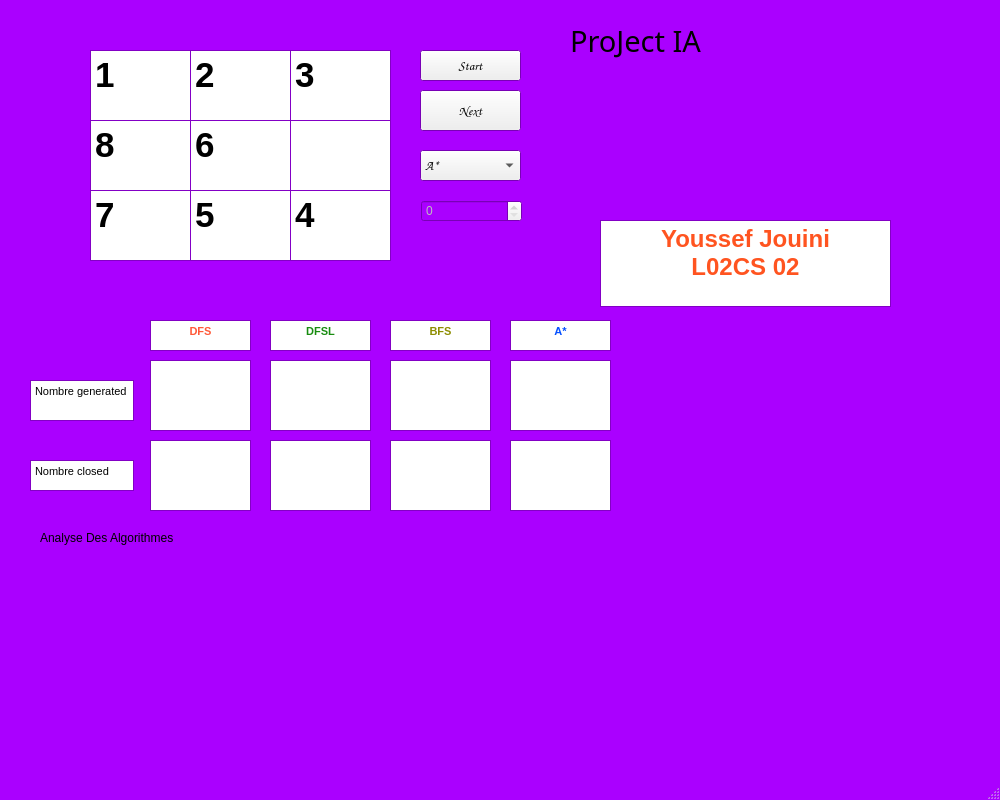
<?xml version="1.0" encoding="UTF-8"?>
<ui version="4.0">
 <class>MainWindow</class>
 <widget class="QMainWindow" name="MainWindow">
  <property name="geometry">
   <rect>
    <x>0</x>
    <y>0</y>
    <width>1000</width>
    <height>800</height>
   </rect>
  </property>
  <property name="palette">
   <palette>
    <active>
     <colorrole role="Base">
      <brush brushstyle="SolidPattern">
       <color alpha="255">
        <red>255</red>
        <green>255</green>
        <blue>255</blue>
       </color>
      </brush>
     </colorrole>
     <colorrole role="Window">
      <brush brushstyle="SolidPattern">
       <color alpha="255">
        <red>170</red>
        <green>0</green>
        <blue>255</blue>
       </color>
      </brush>
     </colorrole>
    </active>
    <inactive>
     <colorrole role="Base">
      <brush brushstyle="SolidPattern">
       <color alpha="255">
        <red>255</red>
        <green>255</green>
        <blue>255</blue>
       </color>
      </brush>
     </colorrole>
     <colorrole role="Window">
      <brush brushstyle="SolidPattern">
       <color alpha="255">
        <red>170</red>
        <green>0</green>
        <blue>255</blue>
       </color>
      </brush>
     </colorrole>
    </inactive>
    <disabled>
     <colorrole role="Base">
      <brush brushstyle="SolidPattern">
       <color alpha="255">
        <red>170</red>
        <green>0</green>
        <blue>255</blue>
       </color>
      </brush>
     </colorrole>
     <colorrole role="Window">
      <brush brushstyle="SolidPattern">
       <color alpha="255">
        <red>170</red>
        <green>0</green>
        <blue>255</blue>
       </color>
      </brush>
     </colorrole>
    </disabled>
   </palette>
  </property>
  <property name="windowTitle">
   <string>MainWindow</string>
  </property>
  <property name="autoFillBackground">
   <bool>false</bool>
  </property>
  <widget class="QWidget" name="centralwidget">
   <widget class="QPushButton" name="btn1">
    <property name="geometry">
     <rect>
      <x>420</x>
      <y>90</y>
      <width>101</width>
      <height>41</height>
     </rect>
    </property>
    <property name="font">
     <font>
      <family>Comic Sans MS</family>
      <pointsize>10</pointsize>
      <weight>75</weight>
      <italic>true</italic>
      <bold>true</bold>
     </font>
    </property>
    <property name="text">
     <string>Next</string>
    </property>
   </widget>
   <widget class="QTextEdit" name="textEdit">
    <property name="geometry">
     <rect>
      <x>30</x>
      <y>380</y>
      <width>104</width>
      <height>41</height>
     </rect>
    </property>
    <property name="html">
     <string>&lt;!DOCTYPE HTML PUBLIC &quot;-//W3C//DTD HTML 4.0//EN&quot; &quot;http://www.w3.org/TR/REC-html40/strict.dtd&quot;&gt;
&lt;html&gt;&lt;head&gt;&lt;meta name=&quot;qrichtext&quot; content=&quot;1&quot; /&gt;&lt;style type=&quot;text/css&quot;&gt;
p, li { white-space: pre-wrap; }
&lt;/style&gt;&lt;/head&gt;&lt;body style=&quot; font-family:'MS Shell Dlg 2'; font-size:7.8pt; font-weight:400; font-style:normal;&quot;&gt;
&lt;p style=&quot; margin-top:0px; margin-bottom:0px; margin-left:0px; margin-right:0px; -qt-block-indent:0; text-indent:0px;&quot;&gt;&lt;span style=&quot; font-size:8.25pt;&quot;&gt;Nombre generated&lt;/span&gt;&lt;/p&gt;&lt;/body&gt;&lt;/html&gt;</string>
    </property>
   </widget>
   <widget class="QTextEdit" name="textEdit_2">
    <property name="geometry">
     <rect>
      <x>30</x>
      <y>460</y>
      <width>104</width>
      <height>31</height>
     </rect>
    </property>
    <property name="html">
     <string>&lt;!DOCTYPE HTML PUBLIC &quot;-//W3C//DTD HTML 4.0//EN&quot; &quot;http://www.w3.org/TR/REC-html40/strict.dtd&quot;&gt;
&lt;html&gt;&lt;head&gt;&lt;meta name=&quot;qrichtext&quot; content=&quot;1&quot; /&gt;&lt;style type=&quot;text/css&quot;&gt;
p, li { white-space: pre-wrap; }
&lt;/style&gt;&lt;/head&gt;&lt;body style=&quot; font-family:'MS Shell Dlg 2'; font-size:7.8pt; font-weight:400; font-style:normal;&quot;&gt;
&lt;p style=&quot; margin-top:0px; margin-bottom:0px; margin-left:0px; margin-right:0px; -qt-block-indent:0; text-indent:0px;&quot;&gt;&lt;span style=&quot; font-size:8.25pt;&quot;&gt;Nombre closed&lt;/span&gt;&lt;/p&gt;&lt;/body&gt;&lt;/html&gt;</string>
    </property>
   </widget>
   <widget class="QTextEdit" name="textEdit_3">
    <property name="geometry">
     <rect>
      <x>150</x>
      <y>320</y>
      <width>101</width>
      <height>31</height>
     </rect>
    </property>
    <property name="html">
     <string>&lt;!DOCTYPE HTML PUBLIC &quot;-//W3C//DTD HTML 4.0//EN&quot; &quot;http://www.w3.org/TR/REC-html40/strict.dtd&quot;&gt;
&lt;html&gt;&lt;head&gt;&lt;meta name=&quot;qrichtext&quot; content=&quot;1&quot; /&gt;&lt;style type=&quot;text/css&quot;&gt;
p, li { white-space: pre-wrap; }
&lt;/style&gt;&lt;/head&gt;&lt;body style=&quot; font-family:'MS Shell Dlg 2'; font-size:7.8pt; font-weight:400; font-style:normal;&quot;&gt;
&lt;p align=&quot;center&quot; style=&quot; margin-top:0px; margin-bottom:0px; margin-left:0px; margin-right:0px; -qt-block-indent:0; text-indent:0px;&quot;&gt;&lt;span style=&quot; font-size:8.25pt; font-weight:600; color:#ff5938;&quot;&gt;DFS&lt;/span&gt;&lt;/p&gt;&lt;/body&gt;&lt;/html&gt;</string>
    </property>
   </widget>
   <widget class="QTextEdit" name="textEdit_4">
    <property name="geometry">
     <rect>
      <x>270</x>
      <y>320</y>
      <width>101</width>
      <height>31</height>
     </rect>
    </property>
    <property name="html">
     <string>&lt;!DOCTYPE HTML PUBLIC &quot;-//W3C//DTD HTML 4.0//EN&quot; &quot;http://www.w3.org/TR/REC-html40/strict.dtd&quot;&gt;
&lt;html&gt;&lt;head&gt;&lt;meta name=&quot;qrichtext&quot; content=&quot;1&quot; /&gt;&lt;style type=&quot;text/css&quot;&gt;
p, li { white-space: pre-wrap; }
&lt;/style&gt;&lt;/head&gt;&lt;body style=&quot; font-family:'MS Shell Dlg 2'; font-size:7.8pt; font-weight:400; font-style:normal;&quot;&gt;
&lt;p align=&quot;center&quot; style=&quot; margin-top:0px; margin-bottom:0px; margin-left:0px; margin-right:0px; -qt-block-indent:0; text-indent:0px;&quot;&gt;&lt;span style=&quot; font-size:8.25pt; font-weight:600; color:#188c10;&quot;&gt;DFSL&lt;/span&gt;&lt;/p&gt;&lt;/body&gt;&lt;/html&gt;</string>
    </property>
   </widget>
   <widget class="QTextEdit" name="textEdit_5">
    <property name="geometry">
     <rect>
      <x>390</x>
      <y>320</y>
      <width>101</width>
      <height>31</height>
     </rect>
    </property>
    <property name="html">
     <string>&lt;!DOCTYPE HTML PUBLIC &quot;-//W3C//DTD HTML 4.0//EN&quot; &quot;http://www.w3.org/TR/REC-html40/strict.dtd&quot;&gt;
&lt;html&gt;&lt;head&gt;&lt;meta name=&quot;qrichtext&quot; content=&quot;1&quot; /&gt;&lt;style type=&quot;text/css&quot;&gt;
p, li { white-space: pre-wrap; }
&lt;/style&gt;&lt;/head&gt;&lt;body style=&quot; font-family:'MS Shell Dlg 2'; font-size:7.8pt; font-weight:400; font-style:normal;&quot;&gt;
&lt;p align=&quot;center&quot; style=&quot; margin-top:0px; margin-bottom:0px; margin-left:0px; margin-right:0px; -qt-block-indent:0; text-indent:0px;&quot;&gt;&lt;span style=&quot; font-size:8.25pt; font-weight:600; color:#8d8d00;&quot;&gt;BFS&lt;/span&gt;&lt;/p&gt;&lt;/body&gt;&lt;/html&gt;</string>
    </property>
   </widget>
   <widget class="QTextEdit" name="textEdit_6">
    <property name="geometry">
     <rect>
      <x>510</x>
      <y>320</y>
      <width>101</width>
      <height>31</height>
     </rect>
    </property>
    <property name="html">
     <string>&lt;!DOCTYPE HTML PUBLIC &quot;-//W3C//DTD HTML 4.0//EN&quot; &quot;http://www.w3.org/TR/REC-html40/strict.dtd&quot;&gt;
&lt;html&gt;&lt;head&gt;&lt;meta name=&quot;qrichtext&quot; content=&quot;1&quot; /&gt;&lt;style type=&quot;text/css&quot;&gt;
p, li { white-space: pre-wrap; }
&lt;/style&gt;&lt;/head&gt;&lt;body style=&quot; font-family:'MS Shell Dlg 2'; font-size:7.8pt; font-weight:400; font-style:normal;&quot;&gt;
&lt;p align=&quot;center&quot; style=&quot; margin-top:0px; margin-bottom:0px; margin-left:0px; margin-right:0px; -qt-block-indent:0; text-indent:0px;&quot;&gt;&lt;span style=&quot; font-size:8.25pt; font-weight:600; color:#0550ff;&quot;&gt;A*&lt;/span&gt;&lt;/p&gt;&lt;/body&gt;&lt;/html&gt;</string>
    </property>
   </widget>
   <widget class="QComboBox" name="comboBox">
    <property name="geometry">
     <rect>
      <x>420</x>
      <y>150</y>
      <width>101</width>
      <height>31</height>
     </rect>
    </property>
    <property name="baseSize">
     <size>
      <width>5</width>
      <height>5</height>
     </size>
    </property>
    <property name="font">
     <font>
      <family>Comic Sans MS</family>
      <pointsize>10</pointsize>
      <weight>75</weight>
      <italic>true</italic>
      <bold>true</bold>
     </font>
    </property>
    <property name="cursor">
     <cursorShape>UpArrowCursor</cursorShape>
    </property>
    <property name="currentText">
     <string>A*</string>
    </property>
    <item>
     <property name="text">
      <string>A*</string>
     </property>
    </item>
    <item>
     <property name="text">
      <string>DFS</string>
     </property>
    </item>
    <item>
     <property name="text">
      <string>DFSL</string>
     </property>
    </item>
    <item>
     <property name="text">
      <string>BFS</string>
     </property>
    </item>
   </widget>
   <widget class="QPushButton" name="btn2">
    <property name="geometry">
     <rect>
      <x>420</x>
      <y>50</y>
      <width>101</width>
      <height>31</height>
     </rect>
    </property>
    <property name="font">
     <font>
      <family>Comic Sans MS</family>
      <pointsize>10</pointsize>
      <weight>75</weight>
      <italic>true</italic>
      <bold>true</bold>
     </font>
    </property>
    <property name="text">
     <string>Start</string>
    </property>
   </widget>
   <widget class="QLabel" name="label">
    <property name="geometry">
     <rect>
      <x>570</x>
      <y>20</y>
      <width>241</width>
      <height>41</height>
     </rect>
    </property>
    <property name="font">
     <font>
      <family>Algerian</family>
      <pointsize>22</pointsize>
      <italic>false</italic>
     </font>
    </property>
    <property name="text">
     <string>ProJect IA</string>
    </property>
   </widget>
   <widget class="QTextBrowser" name="col00">
    <property name="geometry">
     <rect>
      <x>90</x>
      <y>50</y>
      <width>101</width>
      <height>71</height>
     </rect>
    </property>
    <property name="font">
     <font>
      <pointsize>26</pointsize>
      <weight>75</weight>
      <bold>true</bold>
     </font>
    </property>
    <property name="html">
     <string>&lt;!DOCTYPE HTML PUBLIC &quot;-//W3C//DTD HTML 4.0//EN&quot; &quot;http://www.w3.org/TR/REC-html40/strict.dtd&quot;&gt;
&lt;html&gt;&lt;head&gt;&lt;meta name=&quot;qrichtext&quot; content=&quot;1&quot; /&gt;&lt;style type=&quot;text/css&quot;&gt;
p, li { white-space: pre-wrap; }
&lt;/style&gt;&lt;/head&gt;&lt;body style=&quot; font-family:'MS Shell Dlg 2'; font-size:26pt; font-weight:600; font-style:normal;&quot;&gt;
&lt;p style=&quot; margin-top:0px; margin-bottom:0px; margin-left:0px; margin-right:0px; -qt-block-indent:0; text-indent:0px;&quot;&gt;1&lt;/p&gt;&lt;/body&gt;&lt;/html&gt;</string>
    </property>
   </widget>
   <widget class="QTextBrowser" name="col01">
    <property name="geometry">
     <rect>
      <x>190</x>
      <y>50</y>
      <width>101</width>
      <height>71</height>
     </rect>
    </property>
    <property name="font">
     <font>
      <pointsize>26</pointsize>
      <weight>75</weight>
      <bold>true</bold>
     </font>
    </property>
    <property name="html">
     <string>&lt;!DOCTYPE HTML PUBLIC &quot;-//W3C//DTD HTML 4.0//EN&quot; &quot;http://www.w3.org/TR/REC-html40/strict.dtd&quot;&gt;
&lt;html&gt;&lt;head&gt;&lt;meta name=&quot;qrichtext&quot; content=&quot;1&quot; /&gt;&lt;style type=&quot;text/css&quot;&gt;
p, li { white-space: pre-wrap; }
&lt;/style&gt;&lt;/head&gt;&lt;body style=&quot; font-family:'MS Shell Dlg 2'; font-size:26pt; font-weight:600; font-style:normal;&quot;&gt;
&lt;p style=&quot; margin-top:0px; margin-bottom:0px; margin-left:0px; margin-right:0px; -qt-block-indent:0; text-indent:0px;&quot;&gt;2&lt;/p&gt;&lt;/body&gt;&lt;/html&gt;</string>
    </property>
   </widget>
   <widget class="QTextBrowser" name="col02">
    <property name="geometry">
     <rect>
      <x>290</x>
      <y>50</y>
      <width>101</width>
      <height>71</height>
     </rect>
    </property>
    <property name="font">
     <font>
      <pointsize>26</pointsize>
      <weight>75</weight>
      <bold>true</bold>
     </font>
    </property>
    <property name="html">
     <string>&lt;!DOCTYPE HTML PUBLIC &quot;-//W3C//DTD HTML 4.0//EN&quot; &quot;http://www.w3.org/TR/REC-html40/strict.dtd&quot;&gt;
&lt;html&gt;&lt;head&gt;&lt;meta name=&quot;qrichtext&quot; content=&quot;1&quot; /&gt;&lt;style type=&quot;text/css&quot;&gt;
p, li { white-space: pre-wrap; }
&lt;/style&gt;&lt;/head&gt;&lt;body style=&quot; font-family:'MS Shell Dlg 2'; font-size:26pt; font-weight:600; font-style:normal;&quot;&gt;
&lt;p style=&quot; margin-top:0px; margin-bottom:0px; margin-left:0px; margin-right:0px; -qt-block-indent:0; text-indent:0px;&quot;&gt;3&lt;/p&gt;&lt;/body&gt;&lt;/html&gt;</string>
    </property>
   </widget>
   <widget class="QTextBrowser" name="col11">
    <property name="geometry">
     <rect>
      <x>190</x>
      <y>120</y>
      <width>101</width>
      <height>71</height>
     </rect>
    </property>
    <property name="font">
     <font>
      <pointsize>26</pointsize>
      <weight>75</weight>
      <bold>true</bold>
     </font>
    </property>
    <property name="html">
     <string>&lt;!DOCTYPE HTML PUBLIC &quot;-//W3C//DTD HTML 4.0//EN&quot; &quot;http://www.w3.org/TR/REC-html40/strict.dtd&quot;&gt;
&lt;html&gt;&lt;head&gt;&lt;meta name=&quot;qrichtext&quot; content=&quot;1&quot; /&gt;&lt;style type=&quot;text/css&quot;&gt;
p, li { white-space: pre-wrap; }
&lt;/style&gt;&lt;/head&gt;&lt;body style=&quot; font-family:'MS Shell Dlg 2'; font-size:26pt; font-weight:600; font-style:normal;&quot;&gt;
&lt;p style=&quot; margin-top:0px; margin-bottom:0px; margin-left:0px; margin-right:0px; -qt-block-indent:0; text-indent:0px;&quot;&gt;6&lt;/p&gt;&lt;/body&gt;&lt;/html&gt;</string>
    </property>
   </widget>
   <widget class="QTextBrowser" name="col12">
    <property name="geometry">
     <rect>
      <x>290</x>
      <y>120</y>
      <width>101</width>
      <height>71</height>
     </rect>
    </property>
    <property name="font">
     <font>
      <pointsize>26</pointsize>
      <weight>75</weight>
      <bold>true</bold>
     </font>
    </property>
    <property name="html">
     <string>&lt;!DOCTYPE HTML PUBLIC &quot;-//W3C//DTD HTML 4.0//EN&quot; &quot;http://www.w3.org/TR/REC-html40/strict.dtd&quot;&gt;
&lt;html&gt;&lt;head&gt;&lt;meta name=&quot;qrichtext&quot; content=&quot;1&quot; /&gt;&lt;style type=&quot;text/css&quot;&gt;
p, li { white-space: pre-wrap; }
&lt;/style&gt;&lt;/head&gt;&lt;body style=&quot; font-family:'MS Shell Dlg 2'; font-size:26pt; font-weight:600; font-style:normal;&quot;&gt;
&lt;p style=&quot;-qt-paragraph-type:empty; margin-top:0px; margin-bottom:0px; margin-left:0px; margin-right:0px; -qt-block-indent:0; text-indent:0px;&quot;&gt;&lt;br /&gt;&lt;/p&gt;&lt;/body&gt;&lt;/html&gt;</string>
    </property>
   </widget>
   <widget class="QTextBrowser" name="col10">
    <property name="geometry">
     <rect>
      <x>90</x>
      <y>120</y>
      <width>101</width>
      <height>71</height>
     </rect>
    </property>
    <property name="font">
     <font>
      <pointsize>26</pointsize>
      <weight>75</weight>
      <bold>true</bold>
     </font>
    </property>
    <property name="html">
     <string>&lt;!DOCTYPE HTML PUBLIC &quot;-//W3C//DTD HTML 4.0//EN&quot; &quot;http://www.w3.org/TR/REC-html40/strict.dtd&quot;&gt;
&lt;html&gt;&lt;head&gt;&lt;meta name=&quot;qrichtext&quot; content=&quot;1&quot; /&gt;&lt;style type=&quot;text/css&quot;&gt;
p, li { white-space: pre-wrap; }
&lt;/style&gt;&lt;/head&gt;&lt;body style=&quot; font-family:'MS Shell Dlg 2'; font-size:26pt; font-weight:600; font-style:normal;&quot;&gt;
&lt;p style=&quot; margin-top:0px; margin-bottom:0px; margin-left:0px; margin-right:0px; -qt-block-indent:0; text-indent:0px;&quot;&gt;8&lt;/p&gt;&lt;/body&gt;&lt;/html&gt;</string>
    </property>
   </widget>
   <widget class="QTextBrowser" name="col21">
    <property name="geometry">
     <rect>
      <x>190</x>
      <y>190</y>
      <width>101</width>
      <height>71</height>
     </rect>
    </property>
    <property name="font">
     <font>
      <pointsize>26</pointsize>
      <weight>75</weight>
      <bold>true</bold>
     </font>
    </property>
    <property name="html">
     <string>&lt;!DOCTYPE HTML PUBLIC &quot;-//W3C//DTD HTML 4.0//EN&quot; &quot;http://www.w3.org/TR/REC-html40/strict.dtd&quot;&gt;
&lt;html&gt;&lt;head&gt;&lt;meta name=&quot;qrichtext&quot; content=&quot;1&quot; /&gt;&lt;style type=&quot;text/css&quot;&gt;
p, li { white-space: pre-wrap; }
&lt;/style&gt;&lt;/head&gt;&lt;body style=&quot; font-family:'MS Shell Dlg 2'; font-size:26pt; font-weight:600; font-style:normal;&quot;&gt;
&lt;p style=&quot; margin-top:0px; margin-bottom:0px; margin-left:0px; margin-right:0px; -qt-block-indent:0; text-indent:0px;&quot;&gt;5&lt;/p&gt;&lt;/body&gt;&lt;/html&gt;</string>
    </property>
   </widget>
   <widget class="QTextBrowser" name="col22">
    <property name="geometry">
     <rect>
      <x>290</x>
      <y>190</y>
      <width>101</width>
      <height>71</height>
     </rect>
    </property>
    <property name="font">
     <font>
      <pointsize>26</pointsize>
      <weight>75</weight>
      <bold>true</bold>
     </font>
    </property>
    <property name="html">
     <string>&lt;!DOCTYPE HTML PUBLIC &quot;-//W3C//DTD HTML 4.0//EN&quot; &quot;http://www.w3.org/TR/REC-html40/strict.dtd&quot;&gt;
&lt;html&gt;&lt;head&gt;&lt;meta name=&quot;qrichtext&quot; content=&quot;1&quot; /&gt;&lt;style type=&quot;text/css&quot;&gt;
p, li { white-space: pre-wrap; }
&lt;/style&gt;&lt;/head&gt;&lt;body style=&quot; font-family:'MS Shell Dlg 2'; font-size:26pt; font-weight:600; font-style:normal;&quot;&gt;
&lt;p style=&quot; margin-top:0px; margin-bottom:0px; margin-left:0px; margin-right:0px; -qt-block-indent:0; text-indent:0px;&quot;&gt;4&lt;/p&gt;&lt;/body&gt;&lt;/html&gt;</string>
    </property>
   </widget>
   <widget class="QTextBrowser" name="col20">
    <property name="geometry">
     <rect>
      <x>90</x>
      <y>190</y>
      <width>101</width>
      <height>71</height>
     </rect>
    </property>
    <property name="font">
     <font>
      <pointsize>26</pointsize>
      <weight>75</weight>
      <bold>true</bold>
     </font>
    </property>
    <property name="html">
     <string>&lt;!DOCTYPE HTML PUBLIC &quot;-//W3C//DTD HTML 4.0//EN&quot; &quot;http://www.w3.org/TR/REC-html40/strict.dtd&quot;&gt;
&lt;html&gt;&lt;head&gt;&lt;meta name=&quot;qrichtext&quot; content=&quot;1&quot; /&gt;&lt;style type=&quot;text/css&quot;&gt;
p, li { white-space: pre-wrap; }
&lt;/style&gt;&lt;/head&gt;&lt;body style=&quot; font-family:'MS Shell Dlg 2'; font-size:26pt; font-weight:600; font-style:normal;&quot;&gt;
&lt;p style=&quot; margin-top:0px; margin-bottom:0px; margin-left:0px; margin-right:0px; -qt-block-indent:0; text-indent:0px;&quot;&gt;7&lt;/p&gt;&lt;/body&gt;&lt;/html&gt;</string>
    </property>
   </widget>
   <widget class="QTextBrowser" name="DFSG">
    <property name="geometry">
     <rect>
      <x>150</x>
      <y>360</y>
      <width>101</width>
      <height>71</height>
     </rect>
    </property>
   </widget>
   <widget class="QTextBrowser" name="DFSLG">
    <property name="geometry">
     <rect>
      <x>270</x>
      <y>360</y>
      <width>101</width>
      <height>71</height>
     </rect>
    </property>
   </widget>
   <widget class="QTextBrowser" name="BFSG">
    <property name="geometry">
     <rect>
      <x>390</x>
      <y>360</y>
      <width>101</width>
      <height>71</height>
     </rect>
    </property>
   </widget>
   <widget class="QTextBrowser" name="AG">
    <property name="geometry">
     <rect>
      <x>510</x>
      <y>360</y>
      <width>101</width>
      <height>71</height>
     </rect>
    </property>
   </widget>
   <widget class="QTextBrowser" name="BFSC">
    <property name="enabled">
     <bool>true</bool>
    </property>
    <property name="geometry">
     <rect>
      <x>390</x>
      <y>440</y>
      <width>101</width>
      <height>71</height>
     </rect>
    </property>
   </widget>
   <widget class="QTextBrowser" name="DFSLC">
    <property name="geometry">
     <rect>
      <x>270</x>
      <y>440</y>
      <width>101</width>
      <height>71</height>
     </rect>
    </property>
   </widget>
   <widget class="QTextBrowser" name="AC">
    <property name="geometry">
     <rect>
      <x>510</x>
      <y>440</y>
      <width>101</width>
      <height>71</height>
     </rect>
    </property>
   </widget>
   <widget class="QTextBrowser" name="DFSC">
    <property name="geometry">
     <rect>
      <x>150</x>
      <y>440</y>
      <width>101</width>
      <height>71</height>
     </rect>
    </property>
   </widget>
   <widget class="QSpinBox" name="limit">
    <property name="enabled">
     <bool>false</bool>
    </property>
    <property name="geometry">
     <rect>
      <x>421</x>
      <y>200</y>
      <width>101</width>
      <height>22</height>
     </rect>
    </property>
   </widget>
   <widget class="QTextEdit" name="textEdit_7">
    <property name="geometry">
     <rect>
      <x>600</x>
      <y>220</y>
      <width>291</width>
      <height>87</height>
     </rect>
    </property>
    <property name="html">
     <string>&lt;!DOCTYPE HTML PUBLIC &quot;-//W3C//DTD HTML 4.0//EN&quot; &quot;http://www.w3.org/TR/REC-html40/strict.dtd&quot;&gt;
&lt;html&gt;&lt;head&gt;&lt;meta name=&quot;qrichtext&quot; content=&quot;1&quot; /&gt;&lt;style type=&quot;text/css&quot;&gt;
p, li { white-space: pre-wrap; }
&lt;/style&gt;&lt;/head&gt;&lt;body style=&quot; font-family:'MS Shell Dlg 2'; font-size:7.8pt; font-weight:400; font-style:normal;&quot;&gt;
&lt;p align=&quot;center&quot; style=&quot; margin-top:0px; margin-bottom:0px; margin-left:0px; margin-right:0px; -qt-block-indent:0; text-indent:0px;&quot;&gt;&lt;span style=&quot; font-size:18pt; font-weight:600; color:#ff5420;&quot;&gt;Youssef Jouini&lt;/span&gt;&lt;/p&gt;
&lt;p align=&quot;center&quot; style=&quot; margin-top:0px; margin-bottom:0px; margin-left:0px; margin-right:0px; -qt-block-indent:0; text-indent:0px;&quot;&gt;&lt;span style=&quot; font-size:18pt; font-weight:600; color:#ff5420;&quot;&gt;L02CS 02&lt;/span&gt;&lt;/p&gt;&lt;/body&gt;&lt;/html&gt;</string>
    </property>
   </widget>
   <widget class="QLabel" name="label_2">
    <property name="geometry">
     <rect>
      <x>40</x>
      <y>530</y>
      <width>211</width>
      <height>16</height>
     </rect>
    </property>
    <property name="text">
     <string>Analyse Des Algorithmes</string>
    </property>
   </widget>
  </widget>
  <widget class="QStatusBar" name="statusbar"/>
 </widget>
 <resources/>
 <connections>
  <connection>
   <sender>comboBox</sender>
   <signal>currentIndexChanged(int)</signal>
   <receiver>MainWindow</receiver>
   <slot>update()</slot>
   <hints>
    <hint type="sourcelabel">
     <x>487</x>
     <y>172</y>
    </hint>
    <hint type="destinationlabel">
     <x>642</x>
     <y>263</y>
    </hint>
   </hints>
  </connection>
 </connections>
</ui>
